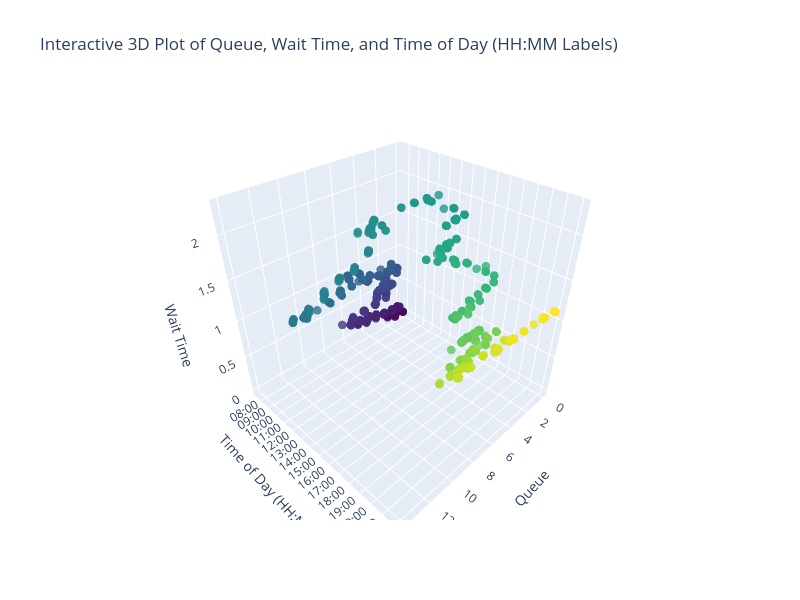
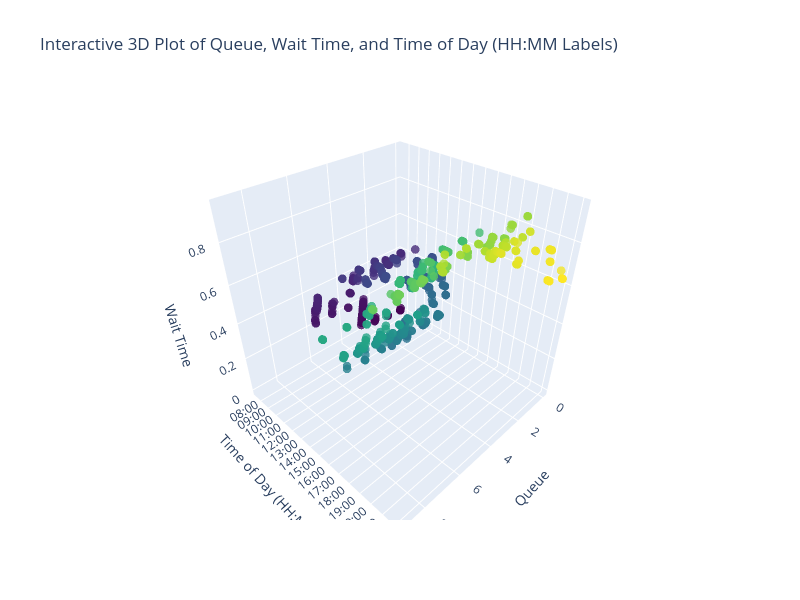

Write notebook code for charts like these, in order.
### Code cell
import plotly.graph_objs as go

# Define your date range (Monday to Friday)
start_date = "2024-11-05"
end_date = "2024-11-06"
centre = "DICWIC"   # "CBRHOSED"

# Filter DataFrame based on lastUpdated
filtered_df = df[(df['lastUpdated'] >= start_date) & (df['lastUpdated'] <= end_date)]
# take an average for a specific time state

# Create custom tick values and labels for hourly intervals
tickvals = [hour * 60 for hour in range(24)]  # Total minutes for each hour (0, 60, 120, ..., 1380)
ticktext = [f"{hour:02}:00" for hour in range(24)]  # Format as HH:00 for each hour

# Create 3D scatter plot with Plotly
fig = go.Figure(data=[go.Scatter3d(
    x=filtered_df[filtered_df['id'] == centre]['queue'],
    y=filtered_df[filtered_df['id'] == centre]['hour_minute_numeric'],
    z=filtered_df[filtered_df['id'] == centre]['wait_time'],
    mode='markers',
    marker=dict(
        size=5,
        color=filtered_df[filtered_df['id'] == centre]['hour_minute_numeric'],               # Color by hour for better visualization
        colorscale='Viridis',            # Choose a colorscale
        opacity=0.8
    )
)])

# Update layout with axis labels and custom tick labels for the y-axis
fig.update_layout(
    width=800,
    height=600,
    title="Interactive 3D Plot of Queue, Wait Time, and Time of Day (HH:MM Labels)",
    scene=dict(
        xaxis_title='Queue',
        yaxis_title='Time of Day (HH:MM)',
        zaxis_title='Wait Time',
        yaxis=dict(
            tickvals=tickvals,     # Use the numeric minute values for tick positions
            ticktext=ticktext       # Display HH:MM labels at those positions
        )
    )
)

# Show plot
fig.show()

import plotly.graph_objs as go

# Define your date range (Monday to Friday)
start_date = "2024-11-12"
end_date = "2024-11-13"
centre = "WECWIC"   # "CBRHOSED"

# Filter DataFrame based on lastUpdated
filtered_df = df[(df['lastUpdated'] >= start_date) & (df['lastUpdated'] <= end_date)]
# take an average for a specific time state

# Create custom tick values and labels for hourly intervals
tickvals = [hour * 60 for hour in range(24)]  # Total minutes for each hour (0, 60, 120, ..., 1380)
ticktext = [f"{hour:02}:00" for hour in range(24)]  # Format as HH:00 for each hour

# Create 3D scatter plot with Plotly
fig = go.Figure(data=[go.Scatter3d(
    x=filtered_df[filtered_df['id'] == centre]['queue'],
    y=filtered_df[filtered_df['id'] == centre]['hour_minute_numeric'],
    z=filtered_df[filtered_df['id'] == centre]['wait_time'],
    mode='markers',
    marker=dict(
        size=5,
        color=filtered_df[filtered_df['id'] == centre]['hour_minute_numeric'],               # Color by hour for better visualization
        colorscale='Viridis',            # Choose a colorscale
        opacity=0.8
    )
)])

# Update layout with axis labels and custom tick labels for the y-axis
fig.update_layout(
    width=800,
    height=600,
    title="Interactive 3D Plot of Queue, Wait Time, and Time of Day (HH:MM Labels)",
    scene=dict(
        xaxis_title='Queue',
        yaxis_title='Time of Day (HH:MM)',
        zaxis_title='Wait Time',
        yaxis=dict(
            tickvals=tickvals,     # Use the numeric minute values for tick positions
            ticktext=ticktext       # Display HH:MM labels at those positions
        )
    )
)

# Show plot
fig.show()

### Figure 1 — Plotly figure (JSON) as saved in the notebook; plotly's stock layout.template omitted (floating-point values rounded to 4 significant figures; data arrays with more than 128 entries replaced by an {"elided": "..."} marker saying what was removed)
{"data": [{"marker": {"color": {"elided": "801 int values"}, "colorscale": [[0, "#440154"], [0.1111, "#482878"], [0.2222, "#3e4989"], [0.3333, "#31688e"], [0.4444, "#26828e"], [0.5556, "#1f9e89"], [0.6667, "#35b779"], [0.7778, "#6ece58"], [0.8889, "#b5de2b"], [1, "#fde725"]], "opacity": 0.8, "size": 5}, "mode": "markers", "type": "scatter3d", "x": {"elided": "801 int values"}, "y": {"elided": "801 int values"}, "z": {"elided": "801 float values"}}], "layout": {"height": 600, "scene": {"xaxis": {"title": {"text": "Queue"}}, "yaxis": {"ticktext": ["00:00", "01:00", "02:00", "03:00", "04:00", "05:00", "06:00", "07:00", "08:00", "09:00", "10:00", "11:00", "12:00", "13:00", "14:00", "15:00", "16:00", "17:00", "18:00", "19:00", "20:00", "21:00", "22:00", "23:00"], "tickvals": [0, 60, 120, 180, 240, 300, 360, 420, 480, 540, 600, 660, 720, 780, 840, 900, 960, 1020, 1080, 1140, 1200, 1260, 1320, 1380], "title": {"text": "Time of Day (HH:MM)"}}, "zaxis": {"title": {"text": "Wait Time"}}}, "title": {"text": "Interactive 3D Plot of Queue, Wait Time, and Time of Day (HH:MM Labels)"}, "width": 800}}

### Figure 2 — Plotly figure (JSON) as saved in the notebook; plotly's stock layout.template omitted (floating-point values rounded to 4 significant figures; data arrays with more than 128 entries replaced by an {"elided": "..."} marker saying what was removed)
{"data": [{"marker": {"color": {"elided": "784 int values"}, "colorscale": [[0, "#440154"], [0.1111, "#482878"], [0.2222, "#3e4989"], [0.3333, "#31688e"], [0.4444, "#26828e"], [0.5556, "#1f9e89"], [0.6667, "#35b779"], [0.7778, "#6ece58"], [0.8889, "#b5de2b"], [1, "#fde725"]], "opacity": 0.8, "size": 5}, "mode": "markers", "type": "scatter3d", "x": {"elided": "784 int values"}, "y": {"elided": "784 int values"}, "z": {"elided": "784 float values"}}], "layout": {"height": 600, "scene": {"xaxis": {"title": {"text": "Queue"}}, "yaxis": {"ticktext": ["00:00", "01:00", "02:00", "03:00", "04:00", "05:00", "06:00", "07:00", "08:00", "09:00", "10:00", "11:00", "12:00", "13:00", "14:00", "15:00", "16:00", "17:00", "18:00", "19:00", "20:00", "21:00", "22:00", "23:00"], "tickvals": [0, 60, 120, 180, 240, 300, 360, 420, 480, 540, 600, 660, 720, 780, 840, 900, 960, 1020, 1080, 1140, 1200, 1260, 1320, 1380], "title": {"text": "Time of Day (HH:MM)"}}, "zaxis": {"title": {"text": "Wait Time"}}}, "title": {"text": "Interactive 3D Plot of Queue, Wait Time, and Time of Day (HH:MM Labels)"}, "width": 800}}
